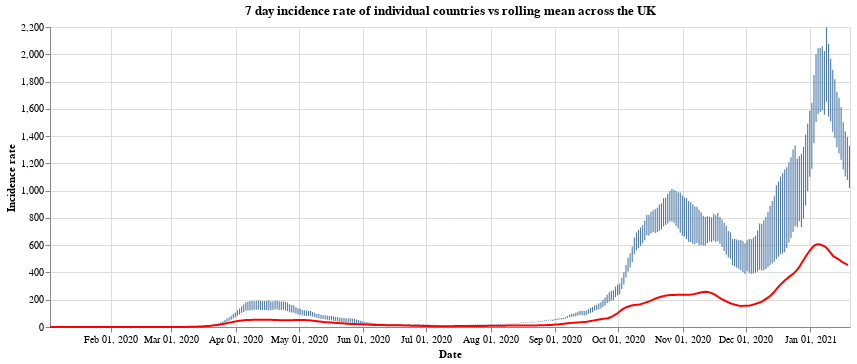

The notebook cell this image was saved under:
### Code cell
#collapse
countries = uk_cases['areaName'].unique()
countries.sort()

selection = alt.selection_single(
    name='Select',
    fields=['areaName'],
    init={'areaName': 'Wales'},
    bind={'areaName': alt.binding_select(options=countries)}
)

# scatter plot, modify opacity based on selection
bars = alt.Chart(uk_cases).mark_bar().add_selection(
    selection
).encode(
    x=alt.X("yearmonthdate(date):T", axis=alt.Axis(title='Date')),
    y=alt.Y("weeklyCasesRate:Q", axis=alt.Axis(title='Incidence rate')),
    tooltip='weeklyCasesRate:Q',
    opacity=alt.condition(selection, alt.value(1), alt.value(0))
).properties(title=f'7 day incidence rate of individual countries vs rolling mean across the UK', width=800)

line = alt.Chart(overview_cases).mark_line(
    color='red',
    size=2,
).transform_window(
    rolling_mean='mean(weeklyCasesRate)',
    frame=[0, 7]
).encode(
    x='yearmonthdate(date):T',
    y='rolling_mean:Q'
)

alt.layer(bars, line)

### Figure 1 — Vega-Lite specification as saved in the notebook (floating-point values rounded to 4 significant figures; data arrays with more than 128 entries replaced by an {"elided": "..."} marker saying what was removed)
{"config": {"view": {"continuousWidth": 400, "continuousHeight": 300}}, "layer": [{"data": {"name": "data-5351d7094b99c6e51a673a6fb319df3d"}, "mark": "bar", "encoding": {"opacity": {"condition": {"value": 1, "selection": "Select"}, "value": 0}, "tooltip": {"type": "quantitative", "field": "weeklyCasesRate"}, "x": {"type": "temporal", "axis": {"title": "Date"}, "field": "date", "timeUnit": "yearmonthdate"}, "y": {"type": "quantitative", "axis": {"title": "Incidence rate"}, "field": "weeklyCasesRate"}}, "selection": {"Select": {"type": "single", "fields": ["areaName"], "init": {"areaName": "Wales"}, "bind": {"areaName": {"input": "select", "options": ["England", "Northern Ireland", "Scotland", "Wales"]}}}}, "title": "7 day incidence rate of individual countries vs rolling mean across the UK", "width": 800}, {"data": {"name": "data-64ae522dd42118ca0d66868f206fbffb"}, "mark": {"type": "line", "color": "red", "size": 2}, "encoding": {"x": {"type": "temporal", "field": "date", "timeUnit": "yearmonthdate"}, "y": {"type": "quantitative", "field": "rolling_mean"}}, "transform": [{"window": [{"op": "mean", "field": "weeklyCasesRate", "as": "rolling_mean"}], "frame": [0, 7]}]}], "$schema": "https://vega.github.io/schema/vega-lite/v4.8.1.json", "datasets": {"data-5351d7094b99c6e51a673a6fb319df3d": {"elided": "1532 records"}, "data-64ae522dd42118ca0d66868f206fbffb": {"elided": "383 records"}}}
